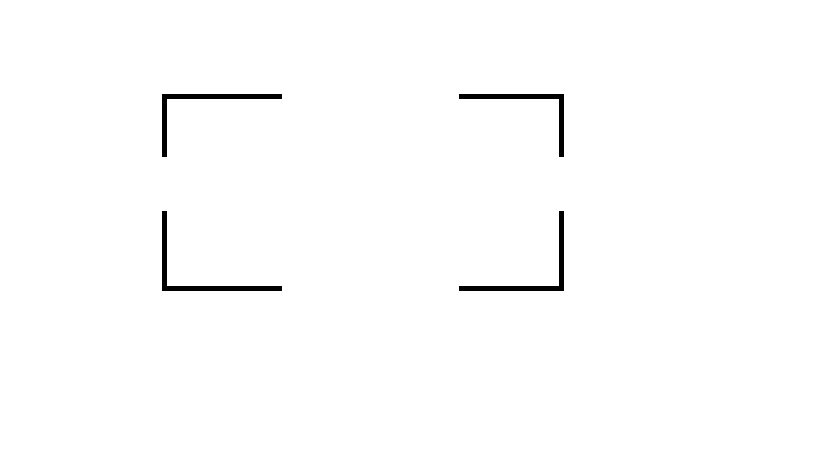
#> input picture lines.png, 819 x 460 px
$ python 'lines detection.py'
#> lines starting #> are read from the running program, lines starting #| are printed output that depends on the picture; after the words box and inside, x2 and y2 are one past the last pixel; in counts of white or black regions, pixels touching at a corner belong together
import cv2
import numpy as np
import matplotlib.pyplot as plt

# Read the image
img = cv2.imread("lines.png")
#> img is the input picture: shape (460, 819, 3); 99% white; 4 black regions, box (x1, y1, x2, y2) and area: (162, 211, 282, 291) 975, (459, 211, 564, 291) 900, (162, 94, 282, 157) 890, (459, 94, 564, 157) 815

# Convert to grayscale
gray = cv2.cvtColor(img, cv2.COLOR_BGR2GRAY)

# Apply Gaussian blur to the grayscale image
blurred = cv2.GaussianBlur(gray, (5, 5), 0)

# Apply Canny edge detection
edges = cv2.Canny(blurred, 50, 150)
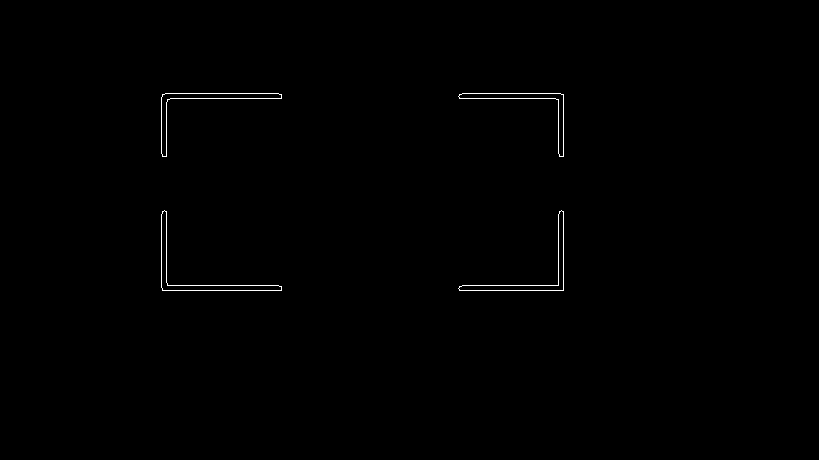
#> edges: shape (460, 819); 0.38% white in thin lines or dots, all inside (x1, y1, x2, y2) = (161, 93, 564, 291)

# Detect lines using Hough Line Transform
lines = cv2.HoughLinesP(edges, 1, np.pi/180, 60, minLineLength=40, maxLineGap=100)
#> lines = [[165, 93, 278, 93], [462, 285, 563, 285], [162, 290, 281, 290], [161, 98, 281, 98], [563, 290, 563, 94], [459, 289, 538, 290], [166, 282, 166, 102], [558, 290, 558, 93], [161, 287, 161, 97]]

# Draw lines on the original image
if lines is not None:
    for line in lines:
        x1, y1, x2, y2 = line[0]
        cv2.line(img, (x1, y1), (x2, y2), (0, 255, 0), 3)
#> this loop made 9 passes
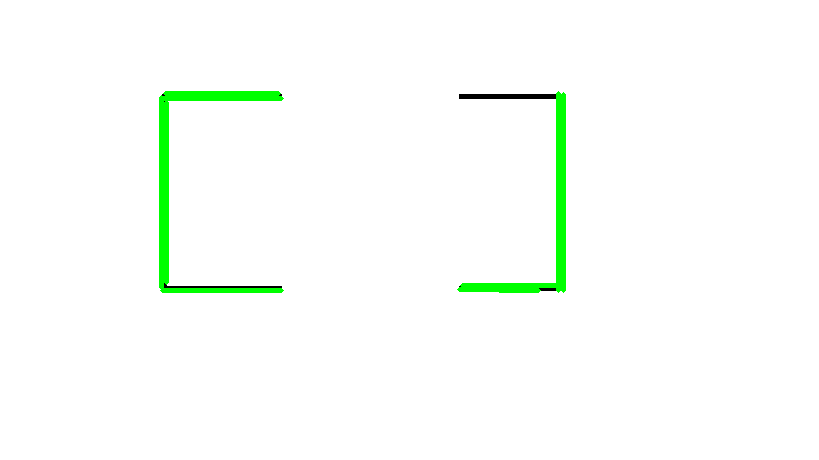
#> img: shape (460, 819, 3); 1.72% of pixels changed, all inside (x1, y1, x2, y2) = (159, 91, 566, 293)

# Convert BGR image to RGB for displaying with matplotlib
img_rgb = cv2.cvtColor(img, cv2.COLOR_BGR2RGB)

# Display the edges
plt.figure(figsize=(12, 6))
plt.subplot(1, 2, 1)
plt.imshow(edges, cmap='gray')
plt.title("Edges")
plt.axis("off")

# Display the image with lines
plt.subplot(1, 2, 2)
plt.imshow(img_rgb)
plt.title("Image with Lines")
plt.axis("off")

# Save the image
cv2.imwrite("1.3_lines_with_gap.jpg", img)

# Show the plots
plt.show()
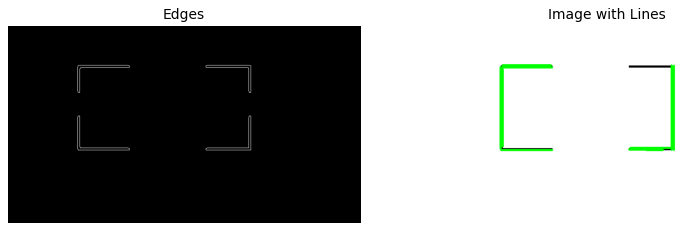
#> figure drawn by matplotlib, 2 panels
